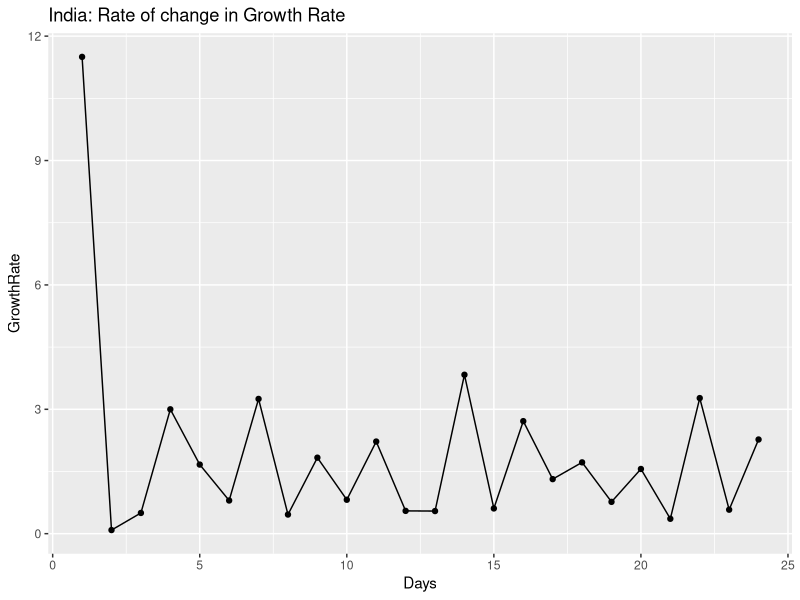
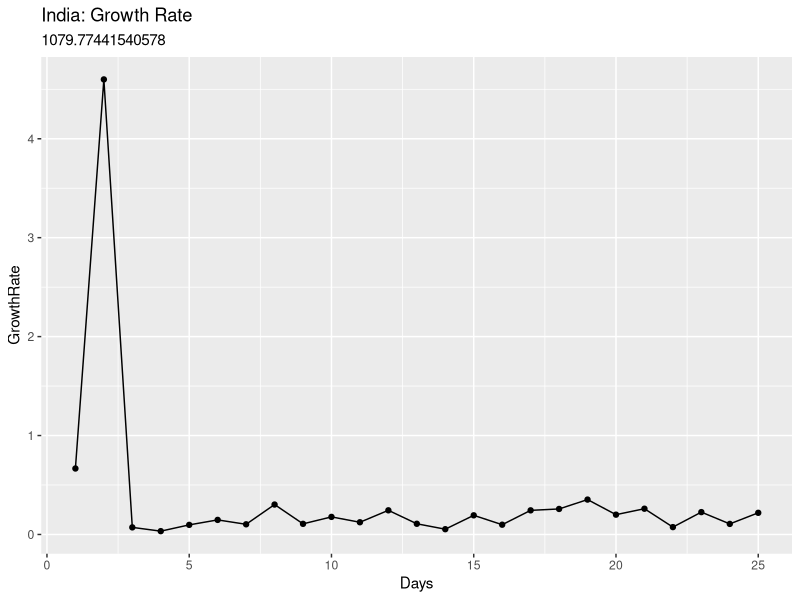
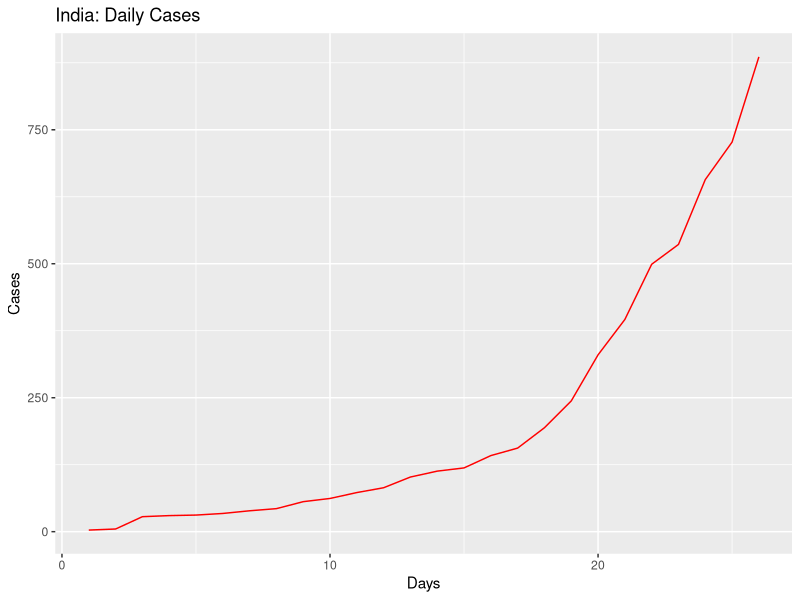

Recreate these plots in R, in order. (Note: this script raises an error after producing the figures.)
library(ggplot2)
library(gridExtra)

coronaGrowth <- function(absoluteNumbers){
  growthfactor <- NULL
  absgrowth <- NULL
  for(i in 1:length(absoluteNumbers))
  {
    #print((absoluteNumbers[i]-absoluteNumbers[i+1]/absoluteNumbers[i+1])/absoluteNumbers[i+1])
    growthfactor[i] <- ((absoluteNumbers[i]-absoluteNumbers[i+1]))/(absoluteNumbers[i+1]-absoluteNumbers[i+2])  
    #growthfactor[i] <- ((absoluteNumbers[i]-absoluteNumbers[i+1]))/(absolutenumbers[i])
  }
  
  return (rev(growthfactor))
}

DailyGrowthRate <- function(absoluteNumbers)
{
  growthfactor <- NULL
  absgrowth <- NULL
  for(i in 1:length(absoluteNumbers))
  {
    #print((absoluteNumbers[i]-absoluteNumbers[i+1]/absoluteNumbers[i+1])/absoluteNumbers[i+1])
    growthfactor[i] <- ((absoluteNumbers[i]/absoluteNumbers[i+1]))-1 
    #growthfactor[i] <- ((absoluteNumbers[i]-absoluteNumbers[i+1]))/(absolutenumbers[i])
  }
  
  return (rev(growthfactor))  
}

absolutenumbers <- c(886,727,657,536,499,396,330,244,194,156,142,119,113,102,82,73,62,56,43,39,34,31,30,28,5,3)

growthrate <- na.exclude(coronaGrowth(absolutenumbers))
days <- seq(1:length(growthrate))
dataTrend <- data.frame(GrowthRate = growthrate,Days = days)
print(dataTrend)
p1 <- ggplot(data=dataTrend, aes(x=Days, y=GrowthRate, group=1)) +ggtitle("India: Rate of change in Growth Rate")+
  geom_line()+
  geom_point()

print(dataTrend)
#print(dataTrend1)




growthrate1 <- na.exclude(DailyGrowthRate(absolutenumbers))
days1 <- seq(1:length(growthrate1))
dataTrend1 <- data.frame(GrowthRate = growthrate1,Days = days1)
print(dataTrend1)
multiplier <- tail(dataTrend1, n = 1)
pred_val <- (head(absolutenumbers, n = 1)*multiplier[,"GrowthRate"])+head(absolutenumbers, n = 1)

p2 <- ggplot(data=dataTrend1, aes(x=Days, y=GrowthRate, group=1)) +ggtitle("India: Growth Rate",pred_val)+
  geom_line()+
  geom_point()

days <- seq(1:length(absolutenumbers))
growthrate <- append(growthrate, c(1,1),after = 0)
dataOriginal <- data.frame(Cases = rev(absolutenumbers), Days = days)
p3<- ggplot() +geom_line(data=dataOriginal, aes(x=Days, y=Cases,),color = "Red")+labs(title="India: Daily Cases", y="Cases", x="Days")+
  #geom_line(data=dataOriginal, aes(x=Days+1, y=Prediction),color = "Blue")
  geom_point()


# Analyze growth rate to get interval of values
summary(dataTrend1$GrowthRate)
dataTrend1%>%select("GrowthRate")%>%summarise(meanGR = mean(GrowthRate), medianGR = median(GrowthRate), sdGR = sd(GrowthRate))
p4 <- ggplot(data = dataTrend1, aes(x = GrowthRate))+ggtitle("Histogram of GrowthRate")+geom_histogram()

#Confidence Interval for mean population GrowthRate:
meanGR = mean(dataTrend1$GrowthRate)
sdGR = sd(dataTrend1$GrowthRate)

uppperlimitGR= meanGR+sdGR
lowerlimitGR = meanGR-sdGR

#Predictions based on: Current Growth Rate, MeanGrowth Rate, Upper GrowthRate, Lower GrowthRate
pred_val_Current <- (head(absolutenumbers, n = 1)*multiplier[,"GrowthRate"])+head(absolutenumbers, n = 1)
pred_val_MeanGR <- (head(absolutenumbers, n = 1)*meanGR)+head(absolutenumbers, n = 1)
pred_val_upperGR <- (head(absolutenumbers, n = 1)*uppperlimitGR)+head(absolutenumbers, n = 1)
pred_val_lowerGR <- (head(absolutenumbers, n = 1)*lowerlimitGR)+head(absolutenumbers, n = 1)


print("Current GR:")
print(multiplier[,"GrowthRate"])
print(pred_val_Current)

print("Mean GR:")
print(meanGR)
print(pred_val_MeanGR)

print("Upperlimit GR:")
print(uppperlimitGR)
print(pred_val_upperGR)

print("Lowerlimit GR:")
print(lowerlimitGR)
print(pred_val_lowerGR)

grid.arrange(p3,p1,p2,p4,nrow = 4)







